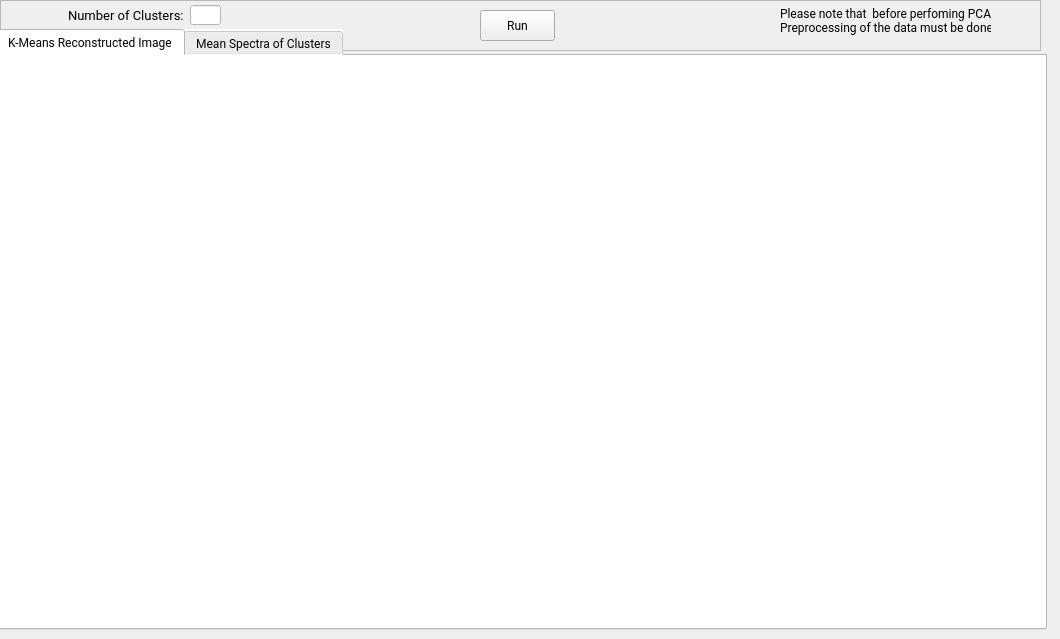
    <widget class="QWidget" name="tab_4_kmeans">
     <attribute name="title">
      <string>K-Means Clustering</string>
     </attribute>
     <widget class="QFrame" name="frame_9_kmeans">
      <property name="geometry">
       <rect>
        <x>0</x>
        <y>0</y>
        <width>1041</width>
        <height>51</height>
       </rect>
      </property>
      <property name="frameShape">
       <enum>QFrame::StyledPanel</enum>
      </property>
      <property name="frameShadow">
       <enum>QFrame::Raised</enum>
      </property>
      <widget class="QPushButton" name="Button_run_kmeans">
       <property name="geometry">
        <rect>
         <x>480</x>
         <y>10</y>
         <width>75</width>
         <height>31</height>
        </rect>
       </property>
       <property name="sizePolicy">
        <sizepolicy hsizetype="Fixed" vsizetype="Fixed">
         <horstretch>0</horstretch>
         <verstretch>0</verstretch>
        </sizepolicy>
       </property>
       <property name="font">
        <font>
         <family>Roboto</family>
        </font>
       </property>
       <property name="focusPolicy">
        <enum>Qt::NoFocus</enum>
       </property>
       <property name="statusTip">
        <string>Run PCA</string>
       </property>
       <property name="text">
        <string>Run</string>
       </property>
      </widget>
      <widget class="QLabel" name="label_2">
       <property name="geometry">
        <rect>
         <x>780</x>
         <y>0</y>
         <width>211</width>
         <height>41</height>
        </rect>
       </property>
       <property name="sizePolicy">
        <sizepolicy hsizetype="Fixed" vsizetype="Fixed">
         <horstretch>0</horstretch>
         <verstretch>0</verstretch>
        </sizepolicy>
       </property>
       <property name="font">
        <font>
         <family>Roboto</family>
        </font>
       </property>
       <property name="statusTip">
        <string>For PCA, the software applies SNV normalization automatically.</string>
       </property>
       <property name="text">
        <string>Please note that  before perfoming PCA
Preprocessing of the data must be done</string>
       </property>
      </widget>
      <widget class="QLabel" name="label_11_num_kmeans">
       <property name="geometry">
        <rect>
         <x>68</x>
         <y>7</y>
         <width>121</width>
         <height>16</height>
        </rect>
       </property>
       <property name="font">
        <font>
         <family>Roboto</family>
         <pointsize>10</pointsize>
        </font>
       </property>
       <property name="text">
        <string>Number of Clusters:</string>
       </property>
      </widget>
      <widget class="QLineEdit" name="lineEdit_1_num_kmeans">
       <property name="geometry">
        <rect>
         <x>190</x>
         <y>5</y>
         <width>31</width>
         <height>20</height>
        </rect>
       </property>
       <property name="palette">
        <palette>
         <active>
          <colorrole role="Button">
           <brush brushstyle="SolidPattern">
            <color alpha="255">
             <red>255</red>
             <green>255</green>
             <blue>255</blue>
            </color>
           </brush>
          </colorrole>
          <colorrole role="Base">
           <brush brushstyle="SolidPattern">
            <color alpha="255">
             <red>255</red>
             <green>255</green>
             <blue>255</blue>
            </color>
           </brush>
          </colorrole>
          <colorrole role="Window">
           <brush brushstyle="SolidPattern">
            <color alpha="255">
             <red>255</red>
             <green>255</green>
             <blue>255</blue>
            </color>
           </brush>
          </colorrole>
          <colorrole role="Highlight">
           <brush brushstyle="SolidPattern">
            <color alpha="255">
             <red>255</red>
             <green>255</green>
             <blue>255</blue>
            </color>
           </brush>
          </colorrole>
          <colorrole role="HighlightedText">
           <brush brushstyle="SolidPattern">
            <color alpha="255">
             <red>255</red>
             <green>0</green>
             <blue>0</blue>
            </color>
           </brush>
          </colorrole>
         </active>
         <inactive>
          <colorrole role="Button">
           <brush brushstyle="SolidPattern">
            <color alpha="255">
             <red>255</red>
             <green>255</green>
             <blue>255</blue>
            </color>
           </brush>
          </colorrole>
          <colorrole role="Base">
           <brush brushstyle="SolidPattern">
            <color alpha="255">
             <red>255</red>
             <green>255</green>
             <blue>255</blue>
            </color>
           </brush>
          </colorrole>
          <colorrole role="Window">
           <brush brushstyle="SolidPattern">
            <color alpha="255">
             <red>255</red>
             <green>255</green>
             <blue>255</blue>
            </color>
           </brush>
          </colorrole>
          <colorrole role="Highlight">
           <brush brushstyle="SolidPattern">
            <color alpha="255">
             <red>255</red>
             <green>255</green>
             <blue>255</blue>
            </color>
           </brush>
          </colorrole>
          <colorrole role="HighlightedText">
           <brush brushstyle="SolidPattern">
            <color alpha="255">
             <red>255</red>
             <green>0</green>
             <blue>0</blue>
            </color>
           </brush>
          </colorrole>
         </inactive>
         <disabled>
          <colorrole role="Button">
           <brush brushstyle="SolidPattern">
            <color alpha="255">
             <red>255</red>
             <green>255</green>
             <blue>255</blue>
            </color>
           </brush>
          </colorrole>
          <colorrole role="Base">
           <brush brushstyle="SolidPattern">
            <color alpha="255">
             <red>255</red>
             <green>255</green>
             <blue>255</blue>
            </color>
           </brush>
          </colorrole>
          <colorrole role="Window">
           <brush brushstyle="SolidPattern">
            <color alpha="255">
             <red>255</red>
             <green>255</green>
             <blue>255</blue>
            </color>
           </brush>
          </colorrole>
          <colorrole role="Highlight">
           <brush brushstyle="SolidPattern">
            <color alpha="255">
             <red>255</red>
             <green>255</green>
             <blue>255</blue>
            </color>
           </brush>
          </colorrole>
          <colorrole role="HighlightedText">
           <brush brushstyle="SolidPattern">
            <color alpha="255">
             <red>255</red>
             <green>0</green>
             <blue>0</blue>
            </color>
           </brush>
          </colorrole>
         </disabled>
        </palette>
       </property>
       <property name="font">
        <font>
         <family>Roboto</family>
         <pointsize>10</pointsize>
        </font>
       </property>
       <property name="autoFillBackground">
        <bool>false</bool>
       </property>
       <property name="styleSheet">
        <string notr="true">background-color: rgb(255, 255, 255);</string>
       </property>
       <property name="text">
        <string/>
       </property>
      </widget>
     </widget>
     <widget class="QTabWidget" name="tabWidget_kmeans">
      <property name="geometry">
       <rect>
        <x>-4</x>
        <y>29</y>
        <width>1051</width>
        <height>601</height>
       </rect>
      </property>
      <property name="palette">
       <palette>
        <active>
         <colorrole role="Button">
          <brush brushstyle="SolidPattern">
           <color alpha="255">
            <red>255</red>
            <green>255</green>
            <blue>255</blue>
           </color>
          </brush>
         </colorrole>
         <colorrole role="Base">
          <brush brushstyle="SolidPattern">
           <color alpha="255">
            <red>255</red>
            <green>255</green>
            <blue>255</blue>
           </color>
          </brush>
         </colorrole>
         <colorrole role="Window">
          <brush brushstyle="SolidPattern">
           <color alpha="255">
            <red>255</red>
            <green>255</green>
            <blue>255</blue>
           </color>
          </brush>
         </colorrole>
         <colorrole role="Highlight">
          <brush brushstyle="SolidPattern">
           <color alpha="255">
            <red>255</red>
            <green>255</green>
            <blue>255</blue>
           </color>
          </brush>
         </colorrole>
         <colorrole role="HighlightedText">
          <brush brushstyle="SolidPattern">
           <color alpha="255">
            <red>0</red>
            <green>0</green>
            <blue>255</blue>
           </color>
          </brush>
         </colorrole>
        </active>
        <inactive>
         <colorrole role="Button">
          <brush brushstyle="SolidPattern">
           <color alpha="255">
            <red>255</red>
            <green>255</green>
            <blue>255</blue>
           </color>
          </brush>
         </colorrole>
         <colorrole role="Base">
          <brush brushstyle="SolidPattern">
           <color alpha="255">
            <red>255</red>
            <green>255</green>
            <blue>255</blue>
           </color>
          </brush>
         </colorrole>
         <colorrole role="Window">
          <brush brushstyle="SolidPattern">
           <color alpha="255">
            <red>255</red>
            <green>255</green>
            <blue>255</blue>
           </color>
          </brush>
         </colorrole>
         <colorrole role="Highlight">
          <brush brushstyle="SolidPattern">
           <color alpha="255">
            <red>255</red>
            <green>255</green>
            <blue>255</blue>
           </color>
          </brush>
         </colorrole>
         <colorrole role="HighlightedText">
          <brush brushstyle="SolidPattern">
           <color alpha="255">
            <red>0</red>
            <green>0</green>
            <blue>255</blue>
           </color>
          </brush>
         </colorrole>
        </inactive>
        <disabled>
         <colorrole role="Button">
          <brush brushstyle="SolidPattern">
           <color alpha="255">
            <red>255</red>
            <green>255</green>
            <blue>255</blue>
           </color>
          </brush>
         </colorrole>
         <colorrole role="Base">
          <brush brushstyle="SolidPattern">
           <color alpha="255">
            <red>255</red>
            <green>255</green>
            <blue>255</blue>
           </color>
          </brush>
         </colorrole>
         <colorrole role="Window">
          <brush brushstyle="SolidPattern">
           <color alpha="255">
            <red>255</red>
            <green>255</green>
            <blue>255</blue>
           </color>
          </brush>
         </colorrole>
         <colorrole role="Highlight">
          <brush brushstyle="SolidPattern">
           <color alpha="255">
            <red>255</red>
            <green>255</green>
            <blue>255</blue>
           </color>
          </brush>
         </colorrole>
         <colorrole role="HighlightedText">
          <brush brushstyle="SolidPattern">
           <color alpha="255">
            <red>0</red>
            <green>0</green>
            <blue>255</blue>
           </color>
          </brush>
         </colorrole>
        </disabled>
       </palette>
      </property>
      <property name="font">
       <font>
        <family>Roboto</family>
       </font>
      </property>
      <property name="styleSheet">
       <string notr="true">background-color: rgb(255, 255, 255);</string>
      </property>
      <property name="currentIndex">
       <number>0</number>
      </property>
      <widget class="QWidget" name="tab_kmeans_image">
       <attribute name="title">
        <string>K-Means Reconstructed Image</string>
       </attribute>
      </widget>
      <widget class="QWidget" name="tab_kmeans_mean">
       <attribute name="title">
        <string>Mean Spectra of Clusters</string>
       </attribute>
      </widget>
     </widget>
    </widget>
